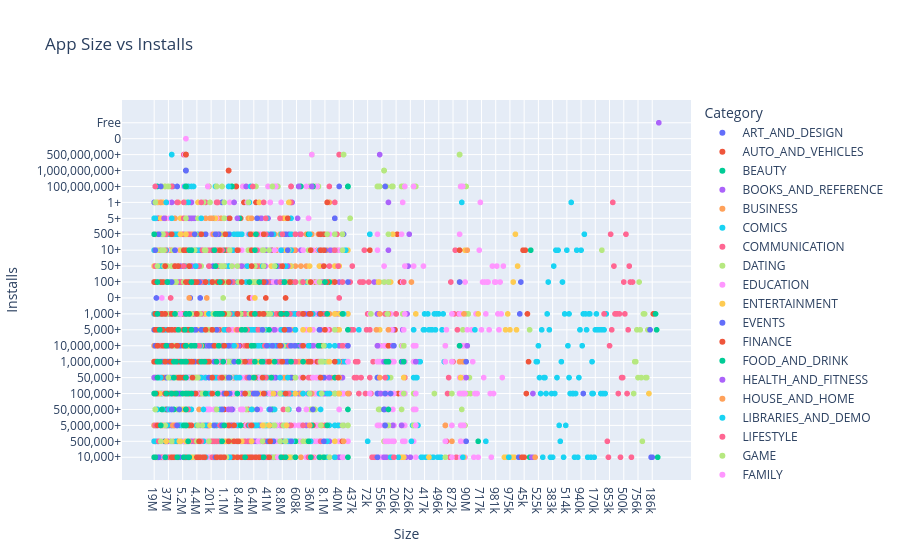

Notebook code cell kept with this figure:
### Code cell
fig = px.scatter(
    apps,
    x="Size",
    y="Installs",
    color="Category",
    title="App Size vs Installs"
)

fig.show()

### Figure 1 — Plotly figure (JSON) as saved in the notebook; plotly's stock layout.template omitted (floating-point values rounded to 4 significant figures; data arrays with more than 128 entries replaced by an {"elided": "..."} marker saying what was removed)
{"data": [{"hovertemplate": "Category=ART_AND_DESIGN<br>Size=%{x}<br>Installs=%{y}<extra></extra>", "legendgroup": "ART_AND_DESIGN", "marker": {"color": "#636efa", "symbol": "circle"}, "mode": "markers", "name": "ART_AND_DESIGN", "showlegend": true, "type": "scattergl", "x": ["19M", "14M", "8.7M", "25M", "2.8M", "5.6M", "19M", "29M", "33M", "3.1M", "28M", "12M", "20M", "21M", "37M", "2.7M", "5.5M", "17M", "39M", "31M", "14M", "12M", "4.2M", "7.0M", "23M", "6.0M", "25M", "6.1M", "4.6M", "4.2M", "9.2M", "5.2M", "11M", "11M", "4.2M", "9.2M", "24M", "Varies with device", "11M", "9.4M", "15M", "10M", "Varies with device", "1.2M", "12M", "24M", "26M", "8.0M", "7.9M", "3.7M", "4.5M", "Varies with device", "4.4M", "3.5M", "8.6M", "3.5M", "5.9M", "25M", "3.6M", "1.9M", "5.6M", "8.2M", "7.7M", "1.2M", "2.9M"], "xaxis": "x", "y": ["10,000+", "500,000+", "5,000,000+", "50,000,000+", "100,000+", "50,000+", "50,000+", "1,000,000+", "1,000,000+", "10,000+", "1,000,000+", "1,000,000+", "10,000,000+", "100,000+", "100,000+", "5,000+", "500,000+", "10,000+", "5,000,000+", "10,000,000+", "100,000+", "100,000+", "500,000+", "100,000+", "50,000+", "10,000+", "500,000+", "100,000+", "10,000+", "100,000+", "100,000+", "50,000+", "100,000+", "100,000+", "10,000+", "100,000+", "500,000+", "5,000,000+", "10,000+", "500,000+", "10,000+", "100,000+", "10,000,000+", "100,000+", "10,000+", "10,000,000+", "100,000+", "100,000+", "100,000+", "50,000+", "1,000+", "10,000,000+", "100,000+", "5,000+", "10,000+", "1,000+", "100,000+", "5,000+", "1,000+", "5,000+", "5,000+", "50,000+", "10,000+", "0+", "100+"], "yaxis": "y"}, {"hovertemplate": "Category=AUTO_AND_VEHICLES<br>Size=%{x}<br>Installs=%{y}<extra></extra>", "legendgroup": "AUTO_AND_VEHICLES", "marker": {"color": "#EF553B", "symbol": "circle"}, "mode": "markers", "name": "AUTO_AND_VEHICLES", "showlegend": true, "type": "scattergl", "x": ["25M", "56M", "57M", "Varies with device", "35M", "33M", "33M", "5.6M", "54M", "201k", "3.6M", "5.7M", "17M", "8.6M", "2.4M", "27M", "2.7M", "2.5M", "Varies with device", "Varies with device", "7.0M", "35M", "16M", "16M", "Varies with device", "17M", "3.4M", "8.9M", "3.9M", "2.9M", "38M", "32M", "37M", "15M", "5.4M", "18M", "Varies with device", "38M", "1.1M", "Varies with device", "Varies with device", "7.9M", "35M", "Varies with device", "17M", "19M", "14M", "2.2M", "4.5M", "23M", "Varies with device", "16M", "18M", "17M", "66M", "13M", "1.7M", "7.7M", "58M", "4.5M", "9.4M", "1.7M", "2.5M", "Varies with device", "34M", "16M", "6.5M", "34M", "9.0M", "2.8M", "88M", "42M", "24M", "19M", "6.3M", "6.6M", "19M", "8.4M", "48M", "4.6M", "4.8M", "97M", "27M", "885k", "3.9M"], "xaxis": "x", "y": ["100,000+", "1,000,000+", "100,000+", "1,000,000+", "100,000+", "100,000+", "100,000+", "50,000+", "100,000+", "100,000+", "100,000+", "10,000+", "100,000+", "1,000,000+", "100,000+", "100,000+", "10,000+", "50,000+", "5,000,000+", "100,000+", "5,000,000+", "5,000,000+", "500,000+", "10,000,000+", "100,000+", "500,000+", "50,000+", "100,000+", "1,000,000+", "100,000+", "1,000,000+", "50,000+", "1,000,000+", "500,000+", "100,000+", "1,000,000+", "1,000,000+", "100,000+", "100,000+", "1,000,000+", "100,000+", "100,000+", "1,000,000+", "1,000,000+", "1,000,000+", "1,000,000+", "500,000+", "500,000+", "100,000+", "1,000+", "50,000+", "10,000+", "100,000+", "50+", "1,000+", "10+", "100+", "10+", "1,000+", "500+", "10+", "100,000+", "500+", "10,000+", "100+", "100+", "10,000+", "1,000+", "1,000+", "5+", "500+", "10,000,000+", "100+", "5,000+", "10+", "1,000+", "10+", "100+", "5+", "1,000+", "5,000+", "1,000+", "10,000+", "1+", "100+"], "yaxis": "y"}, {"hovertemplate": "Category=BEAUTY<br>Size=%{x}<br>Installs=%{y}<extra></extra>", "legendgroup": "BEAUTY", "marker": {"color": "#00cc96", "symbol": "circle"}, "mode": "markers", "name": "BEAUTY", "showlegend": true, "type": "scattergl", "x": ["17M", "14M", "9.8M", "21M", "Varies with device", "52M", "14M", "25M", "9.0M", "Varies with device", "12M", "Varies with device", "35M", "6.7M", "30M", "5.7M", "2.9M", "17M", "2.9M", "Varies with device", "Varies with device", "2.6M", "4.2M", "7.1M", "57M", "3.7M", "22M", "24M", "7.4M", "21M", "3.4M", "2.9M", "3.1M", "6.4M", "3.2M", "8.2M", "9.9M", "2.9M", "23M", "4.6M", "3.1M", "13M", "Varies with device", "3.6M", "15M", "13M", "6.0M", "9.2M", "3.7M", "17M", "2.2M", "30M", "42M"], "xaxis": "x", "y": ["500,000+", "1,000,000+", "100,000+", "500,000+", "1,000,000+", "500,000+", "100,000+", "1,000,000+", "50,000+", "1,000,000+", "10,000+", "1,000,000+", "100,000+", "10,000+", "50,000+", "100,000+", "10,000+", "10,000+", "10,000+", "10,000,000+", "500,000+", "1,000,000+", "50,000+", "10,000+", "1,000,000+", "50,000+", "500,000+", "500,000+", "100,000+", "10,000+", "5,000+", "10,000+", "10,000+", "100,000+", "5,000+", "100,000+", "10,000+", "10,000+", "1,000,000+", "50,000+", "10,000+", "10,000+", "100+", "1,000+", "100+", "100+", "50+", "5,000,000+", "500+", "100+", "100+", "5,000+", "100,000+"], "yaxis": "y"}, {"hovertemplate": "Category=BOOKS_AND_REFERENCE<br>Size=%{x}<br>Installs=%{y}<extra></extra>", "legendgroup": "BOOKS_AND_REFERENCE", "marker": {"color": "#ab63fa", "symbol": "circle"}, "mode": "markers", "name": "BOOKS_AND_REFERENCE", "showlegend": true, "type": "scattergl", "x": {"elided": "231 str values"}, "xaxis": "x", "y": {"elided": "231 str values"}, "yaxis": "y"}, {"hovertemplate": "Category=BUSINESS<br>Size=%{x}<br>Installs=%{y}<extra></extra>", "legendgroup": "BUSINESS", "marker": {"color": "#FFA15A", "symbol": "circle"}, "mode": "markers", "name": "BUSINESS", "showlegend": true, "type": "scattergl", "x": {"elided": "460 str values"}, "xaxis": "x", "y": {"elided": "460 str values"}, "yaxis": "y"}, {"hovertemplate": "Category=COMICS<br>Size=%{x}<br>Installs=%{y}<extra></extra>", "legendgroup": "COMICS", "marker": {"color": "#19d3f3", "symbol": "circle"}, "mode": "markers", "name": "COMICS", "showlegend": true, "type": "scattergl", "x": ["Varies with device", "4.9M", "27M", "32M", "12M", "15M", "11M", "28M", "2.2M", "3.4M", "8.3M", "4.3M", "4.7M", "10M", "15M", "7.1M", "21M", "6.1M", "Varies with device", "15M", "11M", "29M", "3.3M", "Varies with device", "22M", "40M", "10M", "9.1M", "4.7M", "38M", "Varies with device", "6.7M", "37M", "Varies with device", "7.8M", "19M", "5.7M", "35M", "3.6M", "Varies with device", "20M", "4.1M", "4.7M", "444k", "18M", "609k", "2.8M", "6.4M", "15M", "7.1M", "10M", "34M", "Varies with device", "3.5M", "6.2M", "Varies with device", "Varies with device", "12M", "21M", "13M"], "xaxis": "x", "y": ["10,000,000+", "500,000+", "1,000,000+", "500,000+", "50,000+", "50,000+", "50,000+", "1,000,000+", "10,000+", "10,000+", "10,000+", "10,000+", "10,000+", "100,000+", "5,000,000+", "100,000+", "1,000,000+", "100,000+", "1,000,000+", "1,000,000+", "1,000,000+", "1,000,000+", "100,000+", "5,000,000+", "50,000+", "100,000+", "10,000+", "10,000+", "5,000+", "500,000+", "1,000,000+", "5,000+", "1,000+", "5,000,000+", "10,000+", "50,000+", "1,000,000+", "100,000+", "100,000+", "10,000,000+", "50,000+", "100+", "5,000+", "50,000+", "500,000+", "100,000+", "5,000+", "1,000,000+", "1,000,000+", "100,000+", "100,000+", "10,000+", "500,000+", "10,000+", "100,000+", "1,000,000+", "5,000,000+", "5,000+", "50+", "10,000+"], "yaxis": "y"}, {"hovertemplate": "Category=COMMUNICATION<br>Size=%{x}<br>Installs=%{y}<extra></extra>", "legendgroup": "COMMUNICATION", "marker": {"color": "#FF6692", "symbol": "circle"}, "mode": "markers", "name": "COMMUNICATION", "showlegend": true, "type": "scattergl", "x": {"elided": "387 str values"}, "xaxis": "x", "y": {"elided": "387 str values"}, "yaxis": "y"}, {"hovertemplate": "Category=DATING<br>Size=%{x}<br>Installs=%{y}<extra></extra>", "legendgroup": "DATING", "marker": {"color": "#B6E880", "symbol": "circle"}, "mode": "markers", "name": "DATING", "showlegend": true, "type": "scattergl", "x": {"elided": "234 str values"}, "xaxis": "x", "y": {"elided": "234 str values"}, "yaxis": "y"}, {"hovertemplate": "Category=EDUCATION<br>Size=%{x}<br>Installs=%{y}<extra></extra>", "legendgroup": "EDUCATION", "marker": {"color": "#FF97FF", "symbol": "circle"}, "mode": "markers", "name": "EDUCATION", "showlegend": true, "type": "scattergl", "x": {"elided": "156 str values"}, "xaxis": "x", "y": {"elided": "156 str values"}, "yaxis": "y"}, {"hovertemplate": "Category=ENTERTAINMENT<br>Size=%{x}<br>Installs=%{y}<extra></extra>", "legendgroup": "ENTERTAINMENT", "marker": {"color": "#FECB52", "symbol": "circle"}, "mode": "markers", "name": "ENTERTAINMENT", "showlegend": true, "type": "scattergl", "x": {"elided": "149 str values"}, "xaxis": "x", "y": {"elided": "149 str values"}, "yaxis": "y"}, {"hovertemplate": "Category=EVENTS<br>Size=%{x}<br>Installs=%{y}<extra></extra>", "legendgroup": "EVENTS", "marker": {"color": "#636efa", "symbol": "circle"}, "mode": "markers", "name": "EVENTS", "showlegend": true, "type": "scattergl", "x": ["9.5M", "36M", "6.3M", "5.9M", "Varies with device", "12M", "2.8M", "26M", "8.7M", "16M", "53M", "Varies with device", "14M", "8.9M", "11M", "334k", "24M", "13M", "Varies with device", "2.8M", "9.7M", "1.4M", "Varies with device", "3.5M", "61M", "6.0M", "2.3M", "9.0M", "11M", "27M", "3.6M", "Varies with device", "29M", "4.4M", "21M", "13M", "27M", "11M", "24M", "6.1M", "6.3M", "23M", "34M", "3.8M", "13M", "5.1M", "3.3M", "Varies with device", "11M", "2.6M", "6.7M", "1.7M", "1.8M", "4.5M", "39M", "21M", "4.4M", "1.1M", "30M", "Varies with device", "20M", "24M", "3.4M", "16M"], "xaxis": "x", "y": ["100,000+", "5,000,000+", "500,000+", "50,000+", "5,000,000+", "1,000,000+", "10,000+", "1,000,000+", "100,000+", "10,000+", "1,000,000+", "100,000+", "100,000+", "100,000+", "50,000+", "1,000+", "1,000,000+", "10,000+", "500+", "50,000+", "100+", "100+", "100,000+", "100,000+", "500+", "100,000+", "100+", "100,000+", "100+", "1,000+", "5,000+", "100,000+", "1,000+", "100,000+", "100+", "1,000+", "50,000+", "5,000+", "100,000+", "100+", "1,000+", "1,000+", "100+", "500+", "1,000+", "10,000+", "1,000+", "500+", "100+", "5,000+", "1+", "100+", "5,000+", "10+", "1,000+", "10+", "100+", "10+", "500+", "10+", "100+", "10+", "10+", "500+"], "yaxis": "y"}, {"hovertemplate": "Category=FINANCE<br>Size=%{x}<br>Installs=%{y}<extra></extra>", "legendgroup": "FINANCE", "marker": {"color": "#EF553B", "symbol": "circle"}, "mode": "markers", "name": "FINANCE", "showlegend": true, "type": "scattergl", "x": {"elided": "366 str values"}, "xaxis": "x", "y": {"elided": "366 str values"}, "yaxis": "y"}, {"hovertemplate": "Category=FOOD_AND_DRINK<br>Size=%{x}<br>Installs=%{y}<extra></extra>", "legendgroup": "FOOD_AND_DRINK", "marker": {"color": "#00cc96", "symbol": "circle"}, "mode": "markers", "name": "FOOD_AND_DRINK", "showlegend": true, "type": "scattergl", "x": ["42M", "12M", "13M", "13M", "4.9M", "8.9M", "Varies with device", "19M", "Varies with device", "14M", "64M", "8.4M", "11M", "66M", "Varies with device", "41M", "15M", "35M", "36M", "17M", "25M", "35M", "10M", "Varies with device", "12M", "Varies with device", "11M", "Varies with device", "Varies with device", "17M", "43M", "41M", "Varies with device", "43M", "16M", "39M", "13M", "30M", "7.1M", "23M", "17M", "18M", "Varies with device", "17M", "Varies with device", "15M", "22M", "Varies with device", "9.0M", "7.2M", "Varies with device", "Varies with device", "2.3M", "27M", "Varies with device", "8.2M", "76M", "22M", "Varies with device", "19M", "Varies with device", "Varies with device", "28M", "35M", "Varies with device", "22M", "Varies with device", "Varies with device", "Varies with device", "25M", "30M", "8.5M", "Varies with device", "17M", "34M", "34M", "Varies with device", "17M", "16M", "Varies with device", "17M", "20M", "3.1M", "33M", "27M", "26M", "3.7M", "10M", "13M", "24M", "Varies with device", "19M", "4.7M", "9.9M", "19M", "4.0M", "Varies with device", "Varies with device", "33M", "3.5M", "27M", "12M", "12M", "3.6M", "13M", "14M", "6.6M", "16M", "25M", "43M", "13M", "3.9M", "43M", "42M", "56M", "26M", "18M", "66M", "41M", "36M", "24M", "35M", "7.3M", "25M", "1.7M", "12M", "15M"], "xaxis": "x", "y": ["10,000,000+", "50,000+", "10,000,000+", "1,000,000+", "10,000+", "100,000+", "1,000,000+", "10,000,000+", "1,000,000+", "500,000+", "10,000,000+", "500,000+", "50,000+", "1,000,000+", "1,000,000+", "1,000,000+", "500,000+", "5,000,000+", "1,000,000+", "5,000,000+", "1,000,000+", "10,000,000+", "100,000+", "10,000,000+", "5,000,000+", "5,000,000+", "1,000,000+", "10,000,000+", "5,000,000+", "1,000,000+", "1,000,000+", "1,000,000+", "1,000,000+", "100,000+", "100,000+", "1,000,000+", "50,000+", "500,000+", "500,000+", "100,000+", "1,000,000+", "1,000,000+", "100,000+", "100,000+", "5,000,000+", "500,000+", "100,000+", "1,000,000+", "10,000+", "50,000+", "5,000,000+", "10,000+", "50,000+", "1,000,000+", "1,000,000+", "10,000,000+", "1,000,000+", "1,000,000+", "1,000,000+", "5,000,000+", "10,000,000+", "10,000,000+", "50,000+", "5,000,000+", "100,000+", "1,000,000+", "10,000,000+", "1,000,000+", "1,000,000+", "100,000+", "10,000,000+", "100,000+", "1,000,000+", "5,000,000+", "10,000,000+", "1,000,000+", "5,000,000+", "5,000,000+", "10,000,000+", "10,000,000+", "5,000,000+", "10,000+", "10,000+", "50,000+", "5+", "10,000+", "10,000+", "50+", "1,000+", "100+", "10+", "10+", "100+", "500+", "100,000+", "500+", "1,000,000+", "1+", "50+", "5,000+", "1,000+", "100+", "50+", "100+", "50+", "5+", "100,000+", "10+", "10,000+", "100,000+", "100,000+", "100+", "1,000,000+", "10,000,000+", "500,000+", "100,000+", "1,000,000+", "1,000,000+", "1,000,000+", "1,000,000+", "100,000+", "10,000,000+", "100,000+", "100,000+", "10,000+", "50,000+", "10+"], "yaxis": "y"}, {"hovertemplate": "Category=HEALTH_AND_FITNESS<br>Size=%{x}<br>Installs=%{y}<extra></extra>", "legendgroup": "HEALTH_AND_FITNESS", "marker": {"color": "#ab63fa", "symbol": "circle"}, "mode": "markers", "name": "HEALTH_AND_FITNESS", "showlegend": true, "type": "scattergl", "x": {"elided": "341 str values"}, "xaxis": "x", "y": {"elided": "341 str values"}, "yaxis": "y"}, {"hovertemplate": "Category=HOUSE_AND_HOME<br>Size=%{x}<br>Installs=%{y}<extra></extra>", "legendgroup": "HOUSE_AND_HOME", "marker": {"color": "#FFA15A", "symbol": "circle"}, "mode": "markers", "name": "HOUSE_AND_HOME", "showlegend": true, "type": "scattergl", "x": ["34M", "7.5M", "Varies with device", "12M", "7.7M", "21M", "18M", "40M", "Varies with device", "8.7M", "Varies with device", "8.6M", "Varies with device", "18M", "7.5M", "9.1M", "13M", "Varies with device", "15M", "Varies with device", "19M", "Varies with device", "Varies with device", "5.1M", "26M", "8.3M", "27M", "7.9M", "Varies with device", "27M", "5.1M", "15M", "3.1M", "16M", "9.2M", "Varies with device", "Varies with device", "10M", "2.6M", "13M", "1.9M", "7.0M", "15M", "4.2M", "7.8M", "77M", "5.7M", "5.9M", "7.6M", "5.8M", "Varies with device", "5.8M", "5.3M", "5.5M", "25M", "35M", "7.9M", "19M", "7.5M", "12M", "Varies with device", "34M", "30M", "Varies with device", "Varies with device", "16M", "Varies with device", "16M", "25M", "Varies with device", "9.7M", "17M", "Varies with device", "72M", "Varies with device", "12M", "5.6M", "5.0M", "4.6M", "19M", "5.4M", "13M", "6.0M", "43M", "Varies with device", "72M", "656k", "5.3M"], "xaxis": "x", "y": ["10,000,000+", "100,000+", "1,000,000+", "10,000,000+", "5,000,000+", "1,000,000+", "1,000,000+", "1,000,000+", "10,000,000+", "10,000+", "10,000,000+", "500,000+", "100,000+", "1,000,000+", "1,000,000+", "1,000,000+", "1,000,000+", "1,000,000+", "100,000+", "5,000,000+", "1,000,000+", "1,000,000+", "1,000,000+", "5,000+", "5,000,000+", "10,000+", "100,000+", "500,000+", "1,000,000+", "100,000+", "1,000,000+", "100,000+", "100,000+", "1,000,000+", "500,000+", "500,000+", "5,000,000+", "500,000+", "5,000+", "100,000+", "10,000+", "50,000+", "100,000+", "10,000+", "100,000+", "1,000,000+", "100,000+", "500,000+", "1,000,000+", "50,000+", "10,000,000+", "1,000,000+", "500,000+", "1,000,000+", "1,000,000+", "500,000+", "500,000+", "1,000,000+", "1,000,000+", "10,000,000+", "10,000,000+", "10,000,000+", "500,000+", "1,000,000+", "5,000,000+", "1,000,000+", "10,000,000+", "50,000+", "1,000+", "10,000,000+", "100,000+", "10+", "10,000,000+", "50,000+", "1,000,000+", "100,000+", "100+", "50+", "100,000+", "10,000+", "50,000+", "1,000+", "1+", "100+", "1,000,000+", "1,000,000+", "100+", "100+"], "yaxis": "y"}, {"hovertemplate": "Category=LIBRARIES_AND_DEMO<br>Size=%{x}<br>Installs=%{y}<extra></extra>", "legendgroup": "LIBRARIES_AND_DEMO", "marker": {"color": "#19d3f3", "symbol": "circle"}, "mode": "markers", "name": "LIBRARIES_AND_DEMO", "showlegend": true, "type": "scattergl", "x": ["Varies with device", "15M", "21M", "1.8M", "4.3M", "10M", "3.7M", "232k", "99M", "624k", "6.9M", "7.0M", "7.0M", "6.4M", "Varies with device", "16M", "5.9M", "95M", "8.5k", "20M", "2.5M", "50M", "10M", "18M", "12M", "2.5M", "2.1M", "22M", "41k", "22M", "292k", "5.5M", "Varies with device", "2.5M", "8.1M", "28M", "24M", "3.1M", "3.4M", "11k", "13M", "19M", "9.5M", "21M", "9.4M", "2.4M", "36M", "55M", "15M", "34M", "812k", "442k", "842k", "417k", "412k", "459k", "478k", "335k", "782k", "721k", "430k", "429k", "192k", "200k", "417k", "460k", "728k", "496k", "816k", "414k", "334k", "506k", "4.7M", "50M", "19M", "2.3M", "2.6M", "1.2M", "1.4M", "743k", "31M", "860k", "20M", "7.4M", "6.3M"], "xaxis": "x", "y": ["50,000+", "10,000+", "100,000+", "1,000+", "100,000+", "10,000+", "100,000+", "5,000,000+", "50,000+", "10,000,000+", "1,000+", "100,000+", "50,000+", "100,000+", "50,000+", "100,000+", "10,000+", "50,000+", "50,000+", "100,000+", "100,000+", "10,000,000+", "10,000+", "100,000+", "10,000+", "10,000+", "5,000+", "500,000+", "5,000,000+", "100,000+", "1,000,000+", "10,000+", "1,000,000+", "1,000+", "500,000+", "1,000,000+", "100,000+", "1,000,000+", "10,000+", "1,000,000+", "500,000+", "500,000+", "100,000+", "50,000+", "500,000+", "500,000+", "1,000,000+", "100,000+", "10,000+", "1,000,000+", "10,000+", "10,000+", "5,000+", "1,000+", "10,000+", "10,000+", "1,000+", "5,000+", "10,000+", "5,000+", "5,000+", "10,000+", "1,000+", "5,000+", "5,000+", "1,000+", "10,000+", "1,000+", "10,000+", "10,000+", "10,000+", "5,000+", "100+", "10,000,000+", "100+", "100+", "100+", "10+", "1,000+", "1,000+", "5,000+", "1,000,000+", "500+", "100,000+", "10,000,000+"], "yaxis": "y"}, {"hovertemplate": "Category=LIFESTYLE<br>Size=%{x}<br>Installs=%{y}<extra></extra>", "legendgroup": "LIFESTYLE", "marker": {"color": "#FF6692", "symbol": "circle"}, "mode": "markers", "name": "LIFESTYLE", "showlegend": true, "type": "scattergl", "x": {"elided": "382 str values"}, "xaxis": "x", "y": {"elided": "382 str values"}, "yaxis": "y"}, {"hovertemplate": "Category=GAME<br>Size=%{x}<br>Installs=%{y}<extra></extra>", "legendgroup": "GAME", "marker": {"color": "#B6E880", "symbol": "circle"}, "mode": "markers", "name": "GAME", "showlegend": true, "type": "scattergl", "x": {"elided": "1144 str values"}, "xaxis": "x", "y": {"elided": "1144 str values"}, "yaxis": "y"}, {"hovertemplate": "Category=FAMILY<br>Size=%{x}<br>Installs=%{y}<extra></extra>", "legendgroup": "FAMILY", "marker": {"color": "#FF97FF", "symbol": "circle"}, "mode": "markers", "name": "FAMILY", "showlegend": true, "type": "scattergl", "x": {"elided": "1972 str values"}, "xaxis": "x", "y": {"elided": "1972 str values"}, "yaxis": "y"}, {"hovertemplate": "Category=MEDICAL<br>Size=%{x}<br>Installs=%{y}<extra></extra>", "legendgroup": "MEDICAL", "marker": {"color": "#FECB52", "symbol": "circle"}, "mode": "markers", "name": "MEDICAL", "showlegend": true, "type": "scattergl", "x": {"elided": "463 str values"}, "xaxis": "x", "y": {"elided": "463 str values"}, "yaxis": "y"}, {"hovertemplate": "Category=SOCIAL<br>Size=%{x}<br>Installs=%{y}<extra></extra>", "legendgroup": "SOCIAL", "marker": {"color": "#636efa", "symbol": "circle"}, "mode": "markers", "name": "SOCIAL", "showlegend": true, "type": "scattergl", "x": {"elided": "295 str values"}, "xaxis": "x", "y": {"elided": "295 str values"}, "yaxis": "y"}, {"hovertemplate": "Category=SHOPPING<br>Size=%{x}<br>Installs=%{y}<extra></extra>", "legendgroup": "SHOPPING", "marker": {"color": "#EF553B", "symbol": "circle"}, "mode": "markers", "name": "SHOPPING", "showlegend": true, "type": "scattergl", "x": {"elided": "260 str values"}, "xaxis": "x", "y": {"elided": "260 str values"}, "yaxis": "y"}, {"hovertemplate": "Category=PHOTOGRAPHY<br>Size=%{x}<br>Installs=%{y}<extra></extra>", "legendgroup": "PHOTOGRAPHY", "marker": {"color": "#00cc96", "symbol": "circle"}, "mode": "markers", "name": "PHOTOGRAPHY", "showlegend": true, "type": "scattergl", "x": {"elided": "335 str values"}, "xaxis": "x", "y": {"elided": "335 str values"}, "yaxis": "y"}, {"hovertemplate": "Category=SPORTS<br>Size=%{x}<br>Installs=%{y}<extra></extra>", "legendgroup": "SPORTS", "marker": {"color": "#ab63fa", "symbol": "circle"}, "mode": "markers", "name": "SPORTS", "showlegend": true, "type": "scattergl", "x": {"elided": "384 str values"}, "xaxis": "x", "y": {"elided": "384 str values"}, "yaxis": "y"}, {"hovertemplate": "Category=TRAVEL_AND_LOCAL<br>Size=%{x}<br>Installs=%{y}<extra></extra>", "legendgroup": "TRAVEL_AND_LOCAL", "marker": {"color": "#FFA15A", "symbol": "circle"}, "mode": "markers", "name": "TRAVEL_AND_LOCAL", "showlegend": true, "type": "scattergl", "x": {"elided": "258 str values"}, "xaxis": "x", "y": {"elided": "258 str values"}, "yaxis": "y"}, {"hovertemplate": "Category=TOOLS<br>Size=%{x}<br>Installs=%{y}<extra></extra>", "legendgroup": "TOOLS", "marker": {"color": "#19d3f3", "symbol": "circle"}, "mode": "markers", "name": "TOOLS", "showlegend": true, "type": "scattergl", "x": {"elided": "843 str values"}, "xaxis": "x", "y": {"elided": "843 str values"}, "yaxis": "y"}, {"hovertemplate": "Category=PERSONALIZATION<br>Size=%{x}<br>Installs=%{y}<extra></extra>", "legendgroup": "PERSONALIZATION", "marker": {"color": "#FF6692", "symbol": "circle"}, "mode": "markers", "name": "PERSONALIZATION", "showlegend": true, "type": "scattergl", "x": {"elided": "392 str values"}, "xaxis": "x", "y": {"elided": "392 str values"}, "yaxis": "y"}, {"hovertemplate": "Category=PRODUCTIVITY<br>Size=%{x}<br>Installs=%{y}<extra></extra>", "legendgroup": "PRODUCTIVITY", "marker": {"color": "#B6E880", "symbol": "circle"}, "mode": "markers", "name": "PRODUCTIVITY", "showlegend": true, "type": "scattergl", "x": {"elided": "424 str values"}, "xaxis": "x", "y": {"elided": "424 str values"}, "yaxis": "y"}, {"hovertemplate": "Category=PARENTING<br>Size=%{x}<br>Installs=%{y}<extra></extra>", "legendgroup": "PARENTING", "marker": {"color": "#FF97FF", "symbol": "circle"}, "mode": "markers", "name": "PARENTING", "showlegend": true, "type": "scattergl", "x": ["2.8M", "Varies with device", "8.2M", "3.3M", "6.2M", "85M", "14M", "95M", "5.5M", "42M", "15M", "98M", "6.4M", "2.8M", "6.5M", "3.6M", "2.4M", "3.4M", "1.5M", "5.0M", "6.6M", "Varies with device", "Varies with device", "Varies with device", "59M", "6.8M", "24M", "6.6M", "4.9M", "9.1M", "11M", "5.8M", "24M", "4.4M", "16M", "11M", "4.9M", "11M", "53M", "20M", "38M", "4.9M", "17M", "37M", "5.2M", "28M", "71M", "46M", "16M", "18M", "18M", "28M", "17M", "8.3M", "Varies with device", "62M", "85M", "Varies with device", "27M", "4.6M"], "xaxis": "x", "y": ["10,000+", "5,000,000+", "10,000+", "1,000,000+", "10,000+", "10,000+", "100,000+", "10,000+", "5,000+", "1,000,000+", "50,000+", "50,000+", "100,000+", "1,000,000+", "100,000+", "10,000+", "1,000,000+", "1,000,000+", "10,000+", "50,000+", "10,000+", "50,000+", "1,000,000+", "500,000+", "100,000+", "100,000+", "100,000+", "100,000+", "10,000+", "100,000+", "1,000,000+", "5,000+", "500,000+", "100,000+", "10,000+", "500,000+", "10,000+", "100,000+", "1,000,000+", "100,000+", "100,000+", "10,000+", "100,000+", "1,000,000+", "1,000,000+", "100,000+", "100,000+", "1,000,000+", "100,000+", "10,000+", "1,000,000+", "10,000+", "10,000+", "50,000+", "1,000,000+", "10,000,000+", "10,000+", "100+", "10+", "1,000+"], "yaxis": "y"}, {"hovertemplate": "Category=WEATHER<br>Size=%{x}<br>Installs=%{y}<extra></extra>", "legendgroup": "WEATHER", "marker": {"color": "#FECB52", "symbol": "circle"}, "mode": "markers", "name": "WEATHER", "showlegend": true, "type": "scattergl", "x": ["Varies with device", "10M", "Varies with device", "17M", "Varies with device", "9.7M", "Varies with device", "Varies with device", "21M", "3.2M", "15M", "44M", "4.8M", "Varies with device", "10M", "54M", "9.1M", "19M", "12M", "Varies with device", "Varies with device", "Varies with device", "19M", "Varies with device", "7.6M", "Varies with device", "38M", "Varies with device", "Varies with device", "6.1M", "9.2M", "Varies with device", "11M", "9.2M", "20M", "22M", "Varies with device", "Varies with device", "5.3M", "40M", "Varies with device", "2.9M", "3.5M", "11M", "26M", "26M", "3.8M", "4.6M", "14M", "Varies with device", "5.0M", "13M", "Varies with device", "5.1M", "4.0M", "10M", "5.6M", "Varies with device", "Varies with device", "23M", "5.0M", "38M", "Varies with device", "4.2M", "3.0M", "8.7M", "4.7M", "12M", "Varies with device", "Varies with device", "14M", "4.6M", "1.1M", "3.5M", "1.2M", "36M", "2.0M", "3.9M", "3.9M", "28M", "Varies with device", "582k"], "xaxis": "x", "y": ["50,000,000+", "1,000,000+", "50,000,000+", "10,000+", "10,000,000+", "1,000,000+", "10,000,000+", "1,000,000+", "1,000,000+", "1,000,000+", "10,000,000+", "5,000,000+", "500,000+", "10,000,000+", "1,000,000+", "5,000,000+", "5,000,000+", "1,000,000+", "10,000,000+", "5,000,000+", "1,000,000+", "5,000,000+", "1,000,000+", "50,000,000+", "1,000,000+", "100,000+", "10,000,000+", "1,000,000+", "10,000,000+", "500,000+", "1,000,000+", "10,000,000+", "100,000+", "1,000,000+", "500,000+", "500,000+", "5,000,000+", "100,000+", "1,000,000+", "100,000+", "500,000+", "500+", "5,000+", "50,000,000+", "10,000+", "100,000+", "50,000+", "500+", "1,000+", "50,000,000+", "100,000+", "10,000,000+", "1,000,000+", "10,000+", "5,000,000+", "1,000+", "100,000+", "500+", "1,000,000+", "100,000+", "1,000,000+", "10,000,000+", "1,000,000+", "100,000+", "100,000+", "100,000+", "100,000+", "1,000,000+", "10,000,000+", "5,000,000+", "100,000+", "500,000+", "500,000+", "1,000,000+", "1,000,000+", "10,000+", "1,000+", "10+", "10+", "1,000+", "100,000+", "100,000+"], "yaxis": "y"}, {"hovertemplate": "Category=VIDEO_PLAYERS<br>Size=%{x}<br>Installs=%{y}<extra></extra>", "legendgroup": "VIDEO_PLAYERS", "marker": {"color": "#636efa", "symbol": "circle"}, "mode": "markers", "name": "VIDEO_PLAYERS", "showlegend": true, "type": "scattergl", "x": {"elided": "175 str values"}, "xaxis": "x", "y": {"elided": "175 str values"}, "yaxis": "y"}, {"hovertemplate": "Category=NEWS_AND_MAGAZINES<br>Size=%{x}<br>Installs=%{y}<extra></extra>", "legendgroup": "NEWS_AND_MAGAZINES", "marker": {"color": "#EF553B", "symbol": "circle"}, "mode": "markers", "name": "NEWS_AND_MAGAZINES", "showlegend": true, "type": "scattergl", "x": {"elided": "283 str values"}, "xaxis": "x", "y": {"elided": "283 str values"}, "yaxis": "y"}, {"hovertemplate": "Category=MAPS_AND_NAVIGATION<br>Size=%{x}<br>Installs=%{y}<extra></extra>", "legendgroup": "MAPS_AND_NAVIGATION", "marker": {"color": "#00cc96", "symbol": "circle"}, "mode": "markers", "name": "MAPS_AND_NAVIGATION", "showlegend": true, "type": "scattergl", "x": {"elided": "137 str values"}, "xaxis": "x", "y": {"elided": "137 str values"}, "yaxis": "y"}, {"hovertemplate": "Category=1.9<br>Size=%{x}<br>Installs=%{y}<extra></extra>", "legendgroup": "1.9", "marker": {"color": "#ab63fa", "symbol": "circle"}, "mode": "markers", "name": "1.9", "showlegend": true, "type": "scattergl", "x": ["1,000+"], "xaxis": "x", "y": ["Free"], "yaxis": "y"}], "layout": {"legend": {"title": {"text": "Category"}, "tracegroupgap": 0}, "title": {"text": "App Size vs Installs"}, "xaxis": {"anchor": "y", "domain": [0, 1], "title": {"text": "Size"}}, "yaxis": {"anchor": "x", "domain": [0, 1], "title": {"text": "Installs"}}}}
